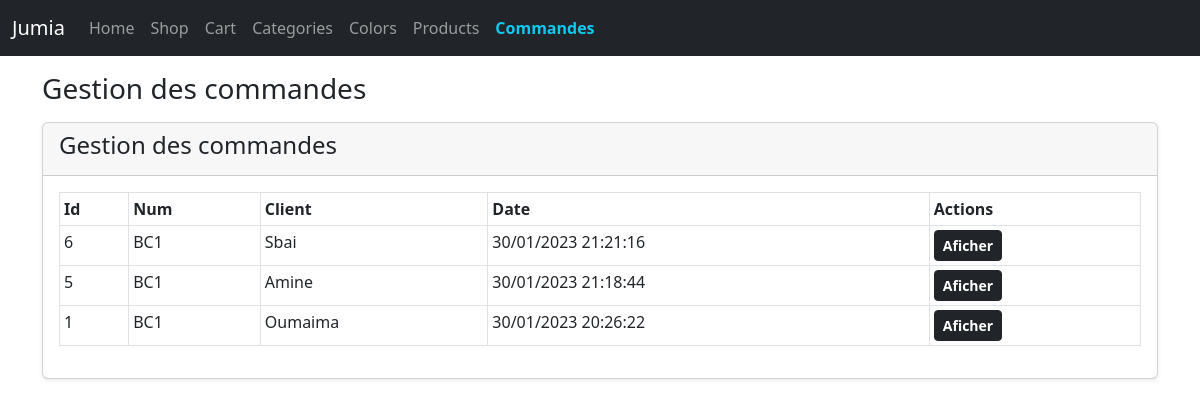
Screenshot of /commandes.php with the database file from the repository.
### tables this page shows
CREATE TABLE
    `commandes` (
        `id` int(11) NOT NULL,
        `client_id` int(11) DEFAULT NULL,
        `date_commande` datetime NOT NULL DEFAULT current_timestamp(),
        `num` int(11) NOT NULL DEFAULT 0
    );

CREATE TABLE
    `clients` (
        `id` int(11) NOT NULL,
        `nom` varchar(100) DEFAULT NULL,
        `telephone` varchar(100) DEFAULT NULL,
        `ville` varchar(100) DEFAULT NULL
    );

### Helpers/functions.php (called while the page is built, shortened)
<?php
if (!function_exists('_date_format')) {
    function _date_format($date)
    {
        return date("d/m/Y H:i:s", strtotime($date));
    }
}

### commandes.php (the view, shortened to what this page needs)
<?php
require "Helpers/functions.php";
require "Database/pdo.php";
$commandes = $pdo->query("SELECT c.*,cl.nom AS client_nom
-- ,cl.telephone.cl.ville
FROM commandes c
LEFT JOIN clients cl ON cl.id = c.client_id
ORDER BY id DESC")->fetchAll();
?>
<!doctype html>
<html lang="en">
<head>
    <link href="https://cdn.jsdelivr.net/npm/bootstrap@5.2.1/dist/css/bootstrap.min.css" rel="stylesheet">
</head>
<body>
    <header>
        <?php require "body/nav.php" ?>
    </header>
    <main class="container">
        <h3 class="my-3">Gestion des commandes</h3>
        <div class="card shadow-sm">
            <div class="card-header">
                <h4>Gestion des commandes</h4>
            </div>
            <div class="card-body">
                <div class="table-responsive">
                    <table class="table table-bordered table table-stripeda table-sm table-hover">
                        <thead>
                            <tr>
                                <th>Id</th>
                                <th>Num</th>
                                <th>Client</th>
                                <th>Date</th>
                                <th>Actions</th>
                            </tr>
                        </thead>
                        <tbody>
                            <?php foreach ($commandes as $key => $c) : ?>
                                <tr>
                                    <td>
                                        <?= $c['id'] ?>
                                    </td>
                                    <td>
                                        BC<?= $c['num'] ?>
                                    </td>
                                    <td>
                                        <?= ucwords($c['client_nom']) ?>
                                    </td>
                                    <td>
                                        <?= _date_format($c['date_commande']) ?>
                                    </td>
                                    <td>
                                        <a href="commande_details.php?id=<?= $c['id'] ?>" class="btn btn-dark btn-sm fw-bold">
                                            Aficher
                                        </a>
                                    </td>
                                </tr>
                            <?php endforeach ?>
                        </tbody>
                    </table>
                </div>
            </div>
        </div>
    </main>
</body>
</html>

### rows the page displays
commandes: id "6", num "1", client.nom "Sbai", date_commande "30/01/2023 21:21:16"
commandes: id "5", num "1", client.nom "Amine", date_commande "30/01/2023 21:18:44"
commandes: id "1", num "1", client.nom "Oumaima", date_commande "30/01/2023 20:26:22"
